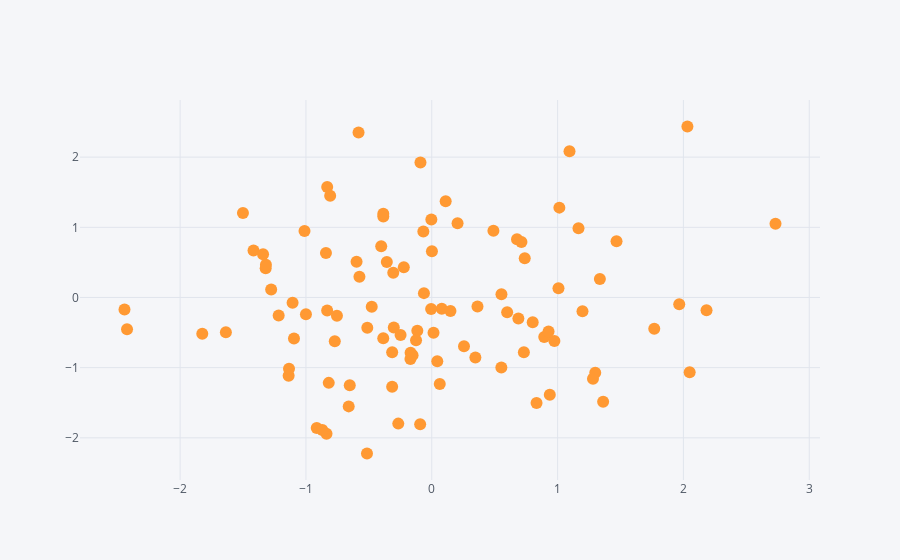

The code cell stored with this chart in its notebook:
### Code cell
df.iplot(kind='scatter',x='A',y='B', mode='markers')
